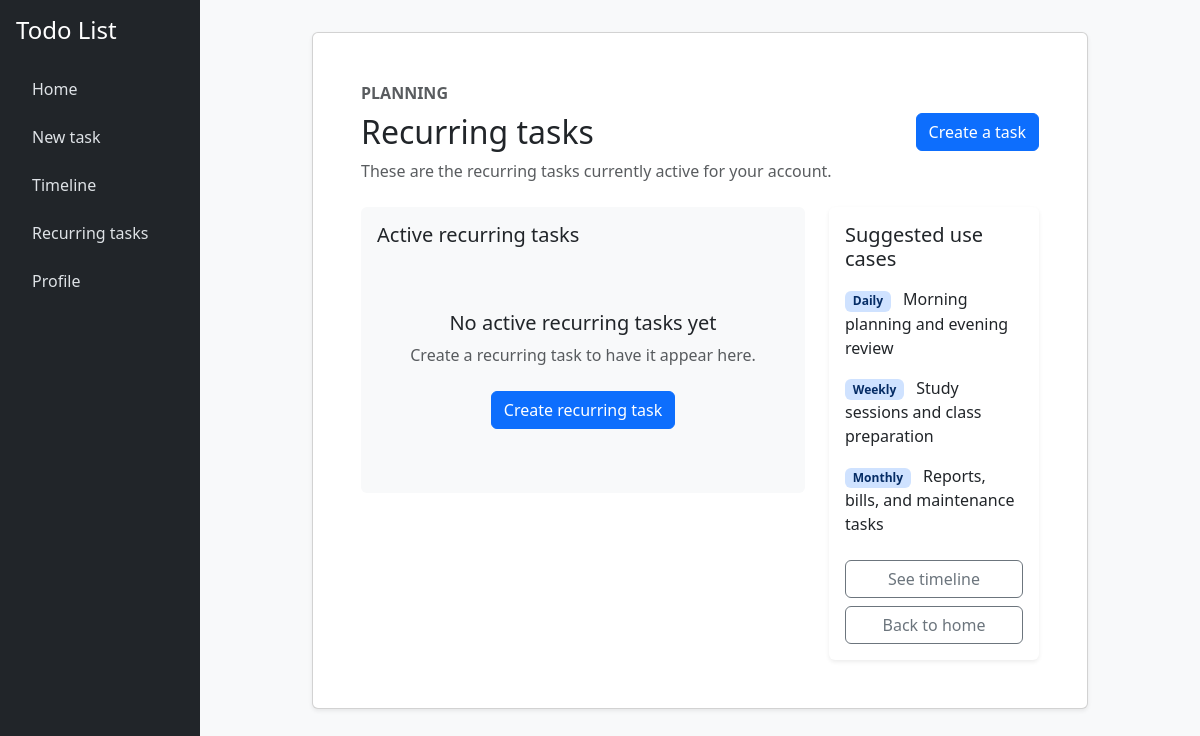
/recurring_tasks (signed in), run on an earlier commit of the app's database.
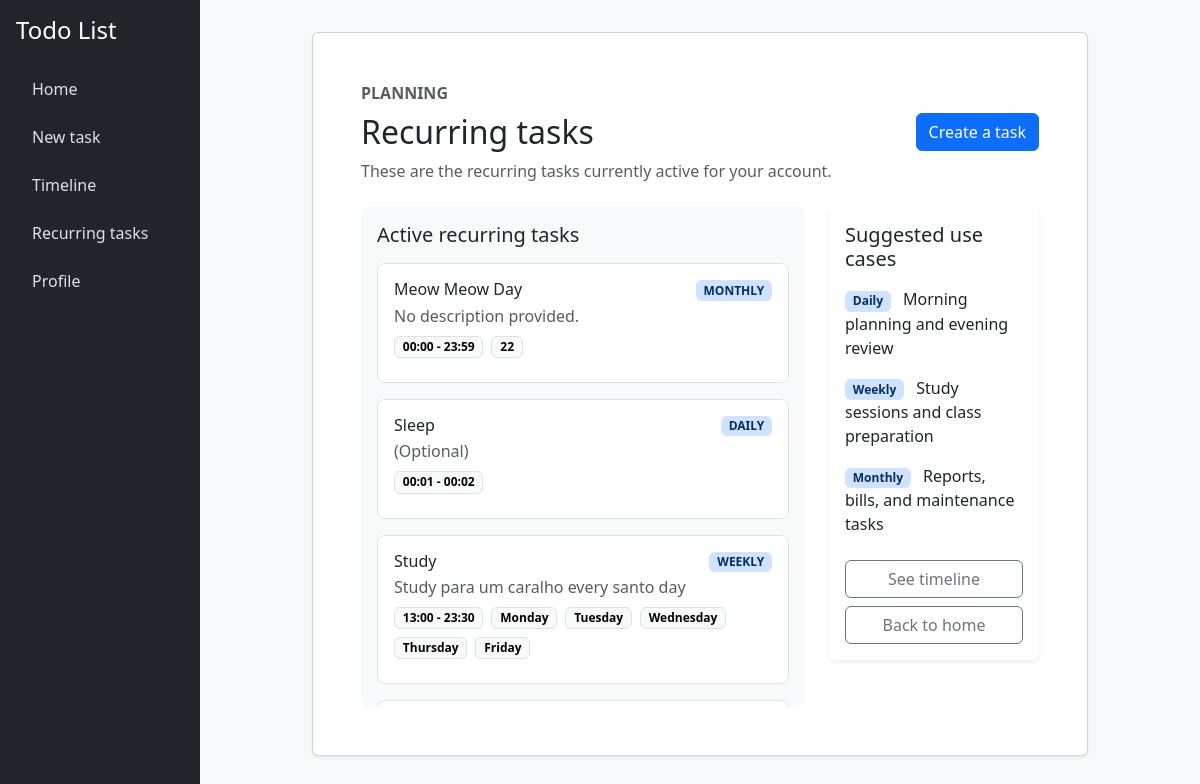
And on a later commit of the database.
### tables this page shows
CREATE TABLE recurrent_tasks (
    id INTEGER PRIMARY KEY AUTOINCREMENT,
    user_id INTEGER NOT NULL,
    title TEXT NOT NULL,
    description TEXT,
    start_time TEXT NOT NULL,
    end_time TEXT NOT NULL,
    recurrency TEXT NOT NULL,
    days TEXT NOT NULL
);

### app.py (the view, shortened to what this page needs)
@app.route("/recurring-tasks", methods=["GET", "POST"])
@app.route("/recurring_tasks", methods=["GET", "POST"])
@login_required
def recurring_tasks():
    recurring_tasks_rows = db.execute(
        "SELECT title, description, start_time, end_time, recurrency, days FROM recurrent_tasks WHERE user_id = ? ORDER BY start_time ASC"  ,
        session["user_id"],
    )
    for task in recurring_tasks_rows:
        task["days"] = [day.strip().title() for day in task["days"].split(" ") if day.strip()]
    return render_template("recurring_tasks.html", recurring_tasks=recurring_tasks_rows, error=request.args.get("error"))

### app.py (called while the page is built)
@app.after_request
def after_request(response):
    response.headers["Cache-Control"] = "no-cache, no-store, must-revalidate"
    response.headers["Expires"] = 0
    response.headers["Pragma"] = "no-cache"
    return response

### helpers.py (called while the page is built)
def login_required(f):
    @wraps(f)
    def decorated_function(*args, **kwargs):
        if session.get("user_id") is None:
            return redirect("/login")
        return f(*args, **kwargs)
    return decorated_function

### templates/recurring_tasks.html (shortened to what this page needs)
{% extends "layout.html" %}
{% block content %}
<div class="row justify-content-center">
    <div class="col-lg-10">
        <div class="card shadow-sm mb-4">
            <div class="card-body p-4 p-md-5">
                <div class="d-flex flex-column flex-md-row justify-content-between align-items-md-center gap-3 mb-4">
                    <div>
                        <p class="text-uppercase text-muted fw-semibold mb-2">Planning</p>
                        <h2 class="mb-2">Recurring tasks</h2>
                        <p class="text-muted mb-0">These are the recurring tasks currently active for your account.</p>
                    </div>
                    <a href="{{ url_for('new_task') }}" class="btn btn-primary">Create a task</a>
                </div>
                <div class="row g-4 align-items-start">
                    <div class="col-lg-8">
                        <div class="card border-0 bg-body-tertiary h-100">
                            <div class="card-body" style="overflow: auto; max-height: 500px;">
                                <h5 class="card-title mb-3">Active recurring tasks</h5>
                                {% for task in recurring_tasks %}
                                    <div class="border rounded-3 p-3 mb-3 bg-white">
                                        <div class="d-flex justify-content-between align-items-start gap-3 mb-2">
                                            <div>
                                                <h6 class="mb-1">{{ task.title }}</h6>
                                                <p class="text-muted mb-0">{{ task.description or 'No description provided.' }}</p>
                                            </div>
                                            <span class="badge bg-primary-subtle text-primary-emphasis text-uppercase">{{ task.recurrency }}</span>
                                        </div>
                                        <div class="d-flex flex-wrap gap-2 mb-2">
                                            <span class="badge text-bg-light border">{{ task.start_time }} - {{ task.end_time }}</span>
                                            {% for day in task.days %}
                                                <span class="badge text-bg-light border">{{ day }}</span>
                                            {% endfor %}
                                        </div>
                                    </div>
                                {% else %}
                                    <div class="text-center py-5">
                                        <h5 class="mb-2">No active recurring tasks yet</h5>
                                        <p class="text-muted mb-4">Create a recurring task to have it appear here.</p>
                                        <a href="{{ url_for('new_task') }}" class="btn btn-primary">Create recurring task</a>
                                    </div>
                                {% endfor %}
                            </div>
                        </div>
                    </div>
                    <div class="col-lg-4">
                        <div class="card border-0 shadow-sm h-100">
                            <div class="card-body">
                                <h5 class="card-title mb-3">Suggested use cases</h5>
                                <ul class="list-unstyled mb-4">
                                    <li class="mb-3">
                                        <span class="badge bg-primary-subtle text-primary-emphasis me-2">Daily</span>
                                        Morning planning and evening review
                                    </li>
                                    <li class="mb-3">
                                        <span class="badge bg-primary-subtle text-primary-emphasis me-2">Weekly</span>
                                        Study sessions and class preparation
                                    </li>
                                    <li class="mb-3">
                                        <span class="badge bg-primary-subtle text-primary-emphasis me-2">Monthly</span>
                                        Reports, bills, and maintenance tasks
                                    </li>
                                </ul>
                                <div class="d-flex flex-column gap-2">
                                    <a href="{{ url_for('timeline') }}" class="btn btn-outline-secondary">See timeline</a>
                                    <a href="{{ url_for('index') }}" class="btn btn-outline-secondary">Back to home</a>
                                </div>
                            </div>
                        </div>
                    </div>
                </div>
            </div>
        </div>
    </div>
</div>
{% endblock %}

### templates/layout.html (shortened to what this page needs)
<!doctype html>
<html lang="en">
    <head>
        <link href="https://cdn.jsdelivr.net/npm/bootstrap@5.3.3/dist/css/bootstrap.min.css" rel="stylesheet">
    </head>
    <body>
        <div class="container-fluid">
            <div class="row">
                <nav class="col-md-3 col-lg-2 d-flex flex-column p-3 sidebar">
                    <h4 class="mb-4">Todo List</h4>
                    <ul class="nav nav-pills flex-column">
                        <li class="nav-item mb-2">
                            <a class="nav-link" href="{{ url_for('index') }}">Home</a>
                        </li>
                        <li class="nav-item mb-2">
                            <a class="nav-link" href="{{ url_for('new_task') }}">New task</a>
                        </li>
                        <li class="nav-item mb-2">
                            <a class="nav-link" href="{{ url_for('timeline') }}">Timeline</a>
                        </li>
                        <li class="nav-item mb-2">
                            <a class="nav-link" href="{{ url_for('recurring_tasks') }}">Recurring tasks</a>
                        </li>
                        <li class="nav-item mb-2">
                            <a class="nav-link" href="{{ url_for('profile') }}">Profile</a>
                        </li>
                    </ul>
                </nav>
                <main class="col-md-9 col-lg-10 content">
                    {% block content %}{% endblock %}
                </main>
            </div>
        </div>
    </body>
</html>

### templates/layout.html (style rules this page uses)
body { min-height: 100vh; background-color: #f8f9fa; }
.sidebar { min-height: 100vh; background-color: #212529; color: white; }
.sidebar a { color: #dee2e6; text-decoration: none; }
.content { padding: 2rem; }

What changed in the data, as far as the page shows it:
added recurrent_tasks: title "Meow Meow Day", description "No description provided.", recurrency "MONTHLY", start_time "00:00", end_time "23:59", days "22"
added recurrent_tasks: title "Sleep", description "(Optional)", recurrency "DAILY", start_time "00:01", end_time "00:02"
added recurrent_tasks: title "Study", description "Study para um caralho every santo day", recurrency "WEEKLY", start_time "13:00", end_time "23:30", days "Monday" "Tuesday" "Wednesday" "Thursday" "Friday"
Also different on the page:
text no longer shown: "No active recurring tasks yet Create a recurring task to have it appear here. Create recurring task"
